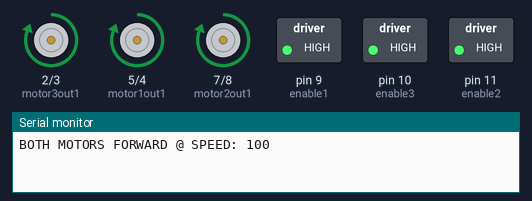
Recording of a sketch running on a simulated Arduino Uno, built with avr-gcc and run on an emulated ATmega328P. Shown: motor-driver pin pairs drawn as motors (green arrow = first pin HIGH = forward, orange = second pin HIGH = backward, longer = more drive), switched loads named in the sketch (green lamp = pin HIGH), the last lines printed to the serial monitor.

Above: at 1.0 s.
At 5.0 s:
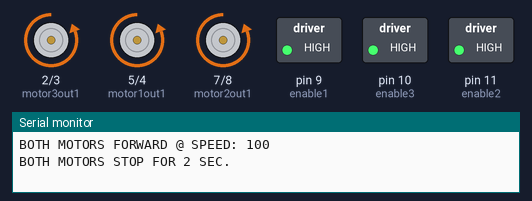
At 7.0 s:
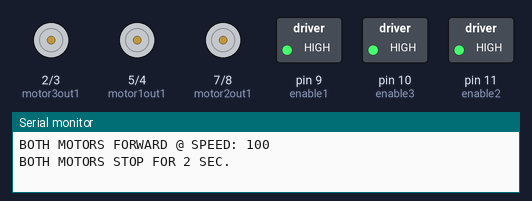
Timing chart, 0 to 9.2 s (numbered marks = the images above):
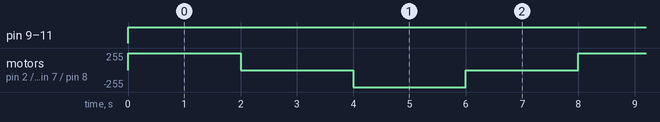

The sketch:

motortesting.ino
```cpp
// map motor poles to Arduino pins
#define motor1out1 5
#define motor1out2 4
#define motor2out1 7
#define motor2out2 8
#define motor3out1 2
#define motor3out2 3

// map L293d motor enable pins to Arduino pins
#define enable1 9
#define enable2 11
#define enable3 10

#define M1_MAX_SPEED 100
#define M2_MAX_SPEED 100

void setup() {
     Serial.begin(9600);
   // set mapped L293D motor1 and motor 2 enable pins on Arduino to output (to turn on/off motor1 and motor2 via L293D)
  pinMode(enable1, OUTPUT);
  pinMode(enable2, OUTPUT);
  pinMode(enable3, OUTPUT);


  // set mapped motor poles to Arduino pins (via L293D)
  pinMode( motor1out1 , OUTPUT);
  pinMode( motor1out2, OUTPUT);
  pinMode( motor2out1, OUTPUT);
  pinMode( motor2out2 , OUTPUT);
  pinMode( motor3out1, OUTPUT);
  pinMode( motor3out2 , OUTPUT);
  motorspeed(0, 0,0);
}

int mspeed = 100;

void loop() {
  motorspeed(255, 255,255);

// spin both motors in one direction
  Serial.print("BOTH MOTORS FORWARD @ SPEED: ");
  Serial.println(mspeed);


  motorclock(1);
  motorclock(2);
  motorclock(3);
  delay(2000);

// stop both motors
  Serial.println("BOTH MOTORS STOP FOR 2 SEC.");
  motorstop(1);
  motorstop(2);
  motorstop(3);
  delay(2000);

  motoranticlock(1);
  motoranticlock(2);
  motoranticlock(3);

  delay(2000);

  motorstop(1);
  motorstop(2);
  motorstop(3);

  delay(2000);

  //motoranticlock(1);
  //motorclock(2);
 // motorstop(3);

  //delay(2000);


  }

// Stop motor
// motor Digital Pin
void motorstop(int motor){
  if(motor == 1){
    digitalWrite(motor1out1,LOW);
    digitalWrite(motor1out2,LOW);
  }
  else if (motor == 2){
    digitalWrite(motor2out1,LOW);
    digitalWrite(motor2out2,LOW);
  }
  else if (motor == 3){
    digitalWrite(motor3out1,LOW);
    digitalWrite(motor3out2,LOW);
  }

}

void motorclock(int motor){
  if(motor == 1){
    digitalWrite(motor1out1,HIGH);
    digitalWrite(motor1out2,LOW);
  }
  else if (motor == 2){
      digitalWrite(motor2out1,HIGH);
    digitalWrite(motor2out2,LOW);
  }
  else if (motor == 3){
    digitalWrite(motor3out1,HIGH);
    digitalWrite(motor3out2,LOW);
  }
}

void motoranticlock(int motor){
  if(motor == 1){
    digitalWrite(motor1out1,LOW);
    digitalWrite(motor1out2,HIGH);
  }
  else if (motor == 2){
      digitalWrite(motor2out1,LOW);
    digitalWrite(motor2out2,HIGH);
  }
  else if (motor == 3){
    digitalWrite(motor3out1,LOW);
    digitalWrite(motor3out2,HIGH);
  }
}

void motorspeed(int m1speed, int m2speed,int m3speed){
  analogWrite(enable1,m1speed);
  analogWrite(enable2,m2speed);
  analogWrite(enable3,m3speed);
}
```

Measured:
- by itself, pin 9 (enable1), pin 10 (enable3), pin 11 (enable2): LOW → HIGH at 0.00 s
- by itself, motor on pin 2 (motor3out1) / pin 3 (motor3out2), motor on pin 5 (motor1out1) / pin 4 (motor1out2), motor on pin 7 (motor2out1) / pin 8 (motor2out2): repeats every 8.0 s: stopped 2.0 s, backward 255/255 2.0 s, stopped 2.0 s, forward 255/255 2.0 s
